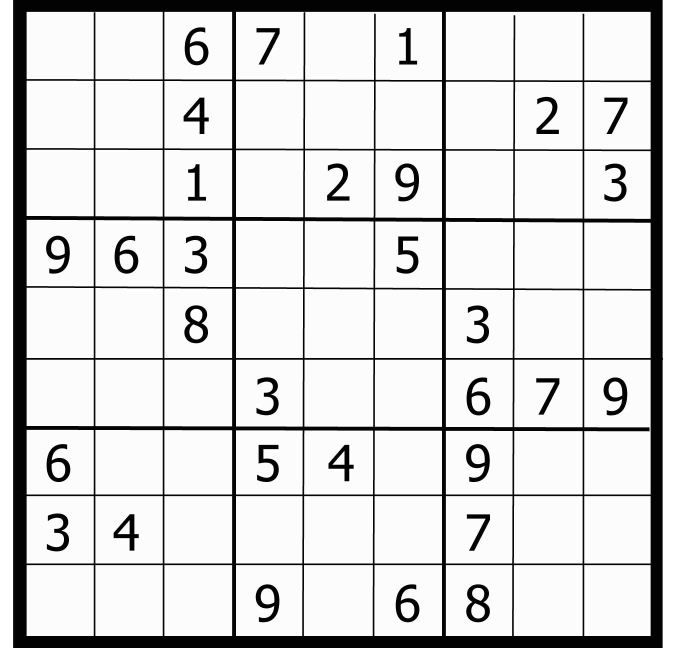
#> input picture data/test4.jpg, 1352 x 1296 px (shown at 1/2 size)
$ python main_detection.py
#> lines starting #> are read from the running program, lines starting #| are printed output that depends on the picture; after the words box and inside, x2 and y2 are one past the last pixel; in counts of white or black regions, pixels touching at a corner belong together
### utils/crop.py
import cv2
import matplotlib.pyplot as plt
import numpy as np


# [11 lines left out: function read_image, not called in this run]


def preprocess(image, display=False):
    """
        Blurs and thresholds the image to get a binary one
    """
    gray = cv2.cvtColor(image, cv2.COLOR_BGR2GRAY)
    blur = cv2.GaussianBlur(gray, (3, 3), 6)
    threshold_img = cv2.adaptiveThreshold(blur, 255, 1, 1, 11, 2)
    if display:
        plt.figure()
        plt.imshow(threshold_img)
    return threshold_img


def main_outline(contour):
    biggest = np.array([])
    max_area = 0
    for i in contour:
        area = cv2.contourArea(i)
        if area > 50:
            peri = cv2.arcLength(i, True)
            approx = cv2.approxPolyDP(i, 0.02 * peri, True)
            if area > max_area and len(approx) == 4:
                biggest = approx
                max_area = area
    return biggest, max_area


def reframe(points):
    points = points.reshape((4, 2))
    points_new = np.zeros((4, 1, 2), dtype=np.int32)
    add = points.sum(1)
    points_new[0] = points[np.argmin(add)]
    points_new[3] = points[np.argmax(add)]
    diff = np.diff(points, axis=1)
    points_new[1] = points[np.argmin(diff)]
    points_new[2] = points[np.argmax(diff)]
    return points_new


def splitcells(img, display=False):
    rows = np.vsplit(img, 9)
    boxes = []
    for r in rows:
        cols = np.hsplit(r, 9)
        for box in cols:
            boxes.append(box)
    if display:
        plt.figure()
        plt.imshow(boxes[80])
    return boxes

### utils/extract_cells.py
from PIL import Image
from utils.crop import *


# Finding the outline of the sudoku puzzle in the image
def get_outline_puzzle(puzzle, su_puzzle, display=False):
    su_contour_1 = su_puzzle.copy()
    su_contour_2 = puzzle.copy()
    su_contour, hierarchy = cv2.findContours(su_puzzle, cv2.RETR_EXTERNAL, cv2.CHAIN_APPROX_SIMPLE)
    cv2.drawContours(su_contour_1, su_contour, -1, (0, 255, 0), 3)
    black_img = np.zeros((450, 450, 3), np.uint8)
    su_biggest, su_maxArea = main_outline(su_contour)
    if su_biggest.size != 0:
        su_biggest = reframe(su_biggest)
    cv2.drawContours(su_contour_2, su_biggest, -1, (0, 255, 0), 10)
    su_pts1 = np.float32(su_biggest)
    su_pts2 = np.float32([[0, 0], [450, 0], [0, 450], [450, 450]])
    su_matrix = cv2.getPerspectiveTransform(su_pts1, su_pts2)
    su_imagewrap = cv2.warpPerspective(puzzle, su_matrix, (450, 450))
    su_imagewrap = cv2.cvtColor(su_imagewrap, cv2.COLOR_BGR2GRAY)

    if display:
        plt.figure()
        plt.imshow(su_imagewrap, cmap='Greys')

    return su_imagewrap


def cropcell(cells, display=False):
    cells_croped = []
    c = 0
    for image in cells:
        img = np.array(image)
        # img = img[4:46, 6:46]
        img = img[8:42, 8:42]
        img = Image.fromarray(img)
        cells_croped.append(img)
        c += 1
        if display and c < 10:
            plt.figure()
            plt.imshow(img)
    plt.show()
    return cells_croped


# [18 lines that do not run on import are left out]

### utils/post_process.py
import cv2
import numpy as np
import matplotlib.pyplot as plt


def threshold_digit(image, display=False):
    # Input image
    image = cv2.bitwise_not(image, image)

    thresh = 107  # define a threshold, 128 is the middle of black and white in grey scale

    # threshold the image
    gray = cv2.cvtColor(image, cv2.COLOR_BGR2GRAY)
    gray = cv2.threshold(gray, thresh, 255, cv2.THRESH_BINARY)[1]
    gray = cv2.bitwise_not(gray, gray)

    if display:
        cv2.imshow("image", gray)
        cv2.waitKey(0)
        # closing all open windows
        cv2.destroyAllWindows()

    return gray


def extreme_white_pixels(image, not_binary=False):
    """
    Among the white pixels of a binary image, finds the minimum and maximum x and y

    Args:
        image(numpy array) : a binary image

    Returns:
        x_min, y_min, x_max, y_max (integers): 2 couples of coordinates, in pixels
    """
    if not_binary:
        image = (image > 50) * 255
    image = (255 - image) / 255
    y_min, x_min = image.shape[0], image.shape[1]

    a = np.linspace(0, x_min - 1, x_min)
    b = np.linspace(0, y_min - 1, y_min)
    c, d = np.meshgrid(a, b)
    ci = c * image
    di = d * image

    return (int(np.min(ci + 2 * x_min * (ci == 0))),
            int(np.min(di + 2 * y_min * (di == 0))),
            int(np.max(ci)),
            int(np.max(di))
            )


def center_digit(gray, not_binary=False, display=False):
    np_img = np.asarray(gray)
    if display:
        plt.imshow(np_img)

    w, h = np.shape(np_img)
    y0, x0, y1, x1 = extreme_white_pixels(np_img, not_binary)
    digit_w = x1 - x0 + 1
    digit_h = y1 - y0 + 1

    x_space = int((x0 + w - x1) / 2)
    y_space = int((y0 + h - y1) / 2)

    new_img = np.zeros((w, h))
    new_img = new_img + 255
    new_img[x_space:x_space + digit_w, y_space:y_space + digit_h] = np_img[x0: x0 + digit_w, y0: y0 + digit_h]

    if display:
        plt.figure()
        plt.imshow(new_img)
        plt.show()

    return new_img


# [25 lines left out: function contours_digit, not called in this run]


def detect_empty(gray, threshold=0.06, verbose=False):
    """
    :argument:
        gray (cv2 image) : input image, in black and white mode
    :returns
        Return True if the input image has a digit, False if the cell is empty
    """
    img = np.asarray(gray)
    w, h = np.shape(img)

    xc = int(w * 0.15)
    yc = int(h * 0.15)
    center_img = img[xc: h - xc, yc: w - yc]
    w0, h0 = np.shape(img)

    nb_pixels = h0 * w0
    nb_black = np.sum(center_img < 250)

    ratio_black = nb_black / nb_pixels
    if verbose:
        print(ratio_black)

    return ratio_black > threshold


# [16 lines that do not run on import are left out]

### utils/predict.py
from utils.post_process import center_digit, threshold_digit
from keras.models import load_model
import cv2
import numpy as np


def predict(img, model, img_size):
    image = img.copy()
    # image = cv2.cvtColor(image, cv2.COLOR_BGR2GRAY)
    # image = cv2.threshold(image, 140, 255, cv2.THRESH_BINARY)[1]
    image = cv2.resize(image, (img_size, img_size))
    # display_image(image)
    image = image.astype('float32')

    image = image.reshape(1, img_size, img_size, 1)
    image /= 255.0

    # plt.imshow(image.reshape(28, 28), cmap='Greys')
    # plt.show()
    model = load_model(model)
    pred = model.predict(image.reshape(1, img_size, img_size, 1), batch_size=1)
    return pred


files = ['1.jpg', '15.jpg', '16.jpg', '17.jpg', '2.jpg', '20.jpg', '22.jpg', '25.jpg', '26.jpg', '33.jpg', '34.jpg', '36.jpg', '37.jpg', '38.jpg', '4.jpg', '40.jpg', '42.jpg', '44.jpg', '45.jpg', '46.jpg', '48.jpg', '49.jpg', '56.jpg', '57.jpg', '60.jpg', '62.jpg', '65.jpg', '66.jpg', '67.jpg', '7.jpg', '73.jpg', '75.jpg', '78.jpg', '80.jpg', '81.jpg', '9.jpg']


# [21 lines left out: function predict_list_files, not called in this run]


# [2 lines that do not run on import are left out]

### main_detection.py
from utils.extract_cells import preprocess, get_outline_puzzle, splitcells, cropcell
from utils.post_process import threshold_digit, detect_empty, center_digit
from utils.predict import predict
from utils.modify_digits import run_corrections
import numpy as np
import cv2
import argparse
import os


os.environ['TF_CPP_MIN_LOG_LEVEL'] = '3'


def main(file, dataset, model_folder="data/models/"):

#> called with file = 'data/test4.jpg', dataset = 'KAGGLE', model_folder = 'data/models/'
    puzzle = cv2.imread(file)
#> puzzle is the input picture: shape (1296, 1352, 3); min 0, max 255, mean 216.1
    su_puzzle = preprocess(puzzle)
#> in preprocess, `threshold_img = cv2.adaptiveThreshold(blur, 255, 1, 1, 11, 2)`:
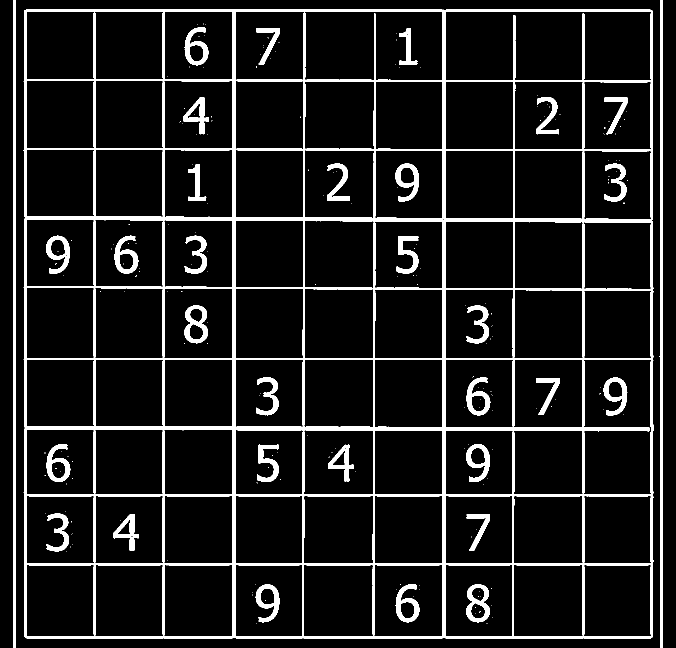
#> threshold_img: shape (1296, 1352) (shown at 1/2 size); 10.1% white; 222 white regions (189 under 20 px)
    # cv2.imshow('image', su_puzzle)
    # cv2.waitKey(0)

    su_imagewrap = get_outline_puzzle(puzzle, su_puzzle)
#> in get_outline_puzzle, `su_contour, hierarchy = cv2.findContours(su_puzzle, cv2.RETR_EXTERNAL,..`: su_contour = 5 contours, 2 with area under 20; largest, box (x1, y1, x2, y2) and area: (47, 18, 1307, 1278) 1581179, (26, 0, 31, 1296) 5180, (1318, 0, 1326, 1296) 5180
#> in get_outline_puzzle, `cv2.drawContours(su_contour_1, su_contour, -1, (0, 255, 0), 3)`:
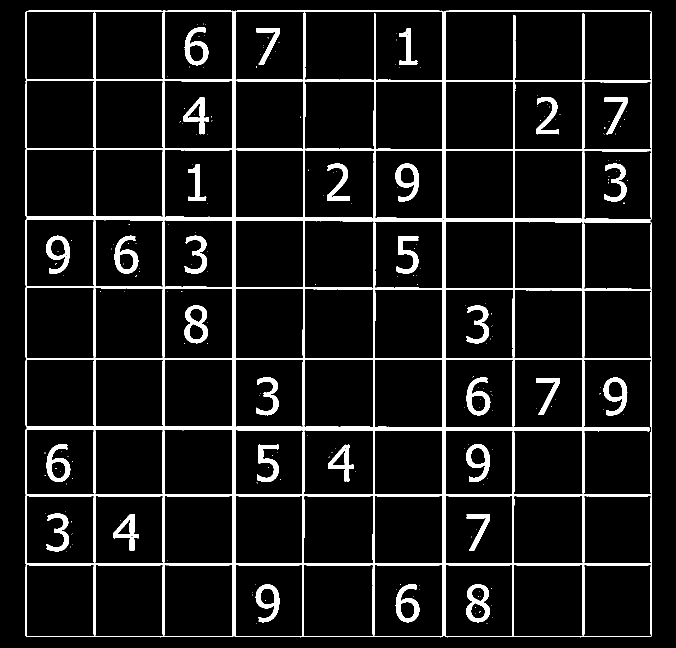
#> su_contour_1: shape (1296, 1352) (shown at 1/2 size); 8.5% white; 218 white regions (187 under 20 px), largest, box (x1, y1, x2, y2) and area: (50, 21, 1304, 1275) 107071, (369, 611, 416, 687) 1729, (932, 1169, 980, 1245) 1722
#> the loop in main_outline, `for i in contour:` made 5 passes
#> (area, peri, biggest, max_area) on pass 3: (1581179, 5074.9, [[49, 20], [49, 1273], [1303, 1275], [1305, 22]], 1581179)
#> (i, area, peri, approx) on pass 5: ([[26, 0], [26, 1295], [30, 1295], [30, 0]], 5180, 2598, [[26, 0], [30, 1295]])
#> after the loop in main_outline, `for i in contour:`: max_area = 1581179
#> in get_outline_puzzle, `su_biggest, su_maxArea = main_outline(su_contour)`: su_biggest = [[49, 20], [49, 1273], [1303, 1275], [1305, 22]]; su_maxArea = 1581179
#> in reframe, `points = points.reshape((4, 2))`: points = [[49, 20], [49, 1273], [1303, 1275], [1305, 22]]
#> in reframe, `add = points.sum(1)`: add = [69, 1322, 2578, 1327]
#> in reframe, `diff = np.diff(points, axis=1)`: diff = [-29, 1224, -28, -1283]
#> in get_outline_puzzle, `su_biggest = reframe(su_biggest)`: su_biggest = [[49, 20], [1305, 22], [49, 1273], [1303, 1275]]
#> in get_outline_puzzle, `cv2.drawContours(su_contour_2, su_biggest, -1, (0, 255, 0), 10)`: su_contour_2: shape (1296, 1352, 3); 0.02% of pixels changed, all inside (x1, y1, x2, y2) = (44, 15, 1311, 1281)
#> in get_outline_puzzle, `su_matrix = cv2.getPerspectiveTransform(su_pts1, su_pts2)`: su_matrix = [[0.358, 3.99e-18, -17.56], [-0.000571, 0.359, -7.14], [4.05e-09, -1.27e-06, 1]]
#> in get_outline_puzzle, `su_imagewrap = cv2.warpPerspective(puzzle, su_matrix, (450, 450))`:
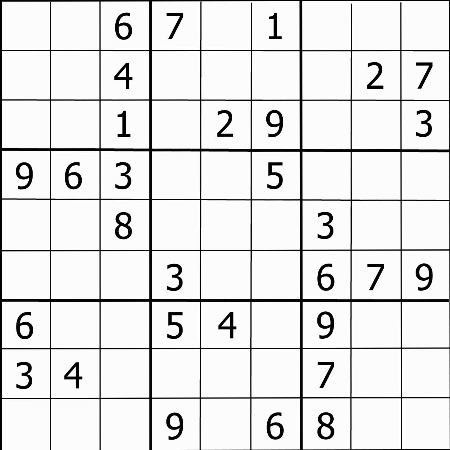
#> su_imagewrap: shape (450, 450, 3); min 0, max 255, mean 229.4
    cv2.imshow('image', su_imagewrap)
    cv2.waitKey(0)

    sudoku_cell = splitcells(su_imagewrap)
#> in splitcells, `rows = np.vsplit(img, 9)`: rows = 9 items
#> the loop in splitcells, `for r in rows:` made 9 passes
#> after the loop in splitcells, `for r in rows:`: boxes = 81 items
#> sudoku_cell = 81 items
    sudoku_cells_croped = cropcell(sudoku_cell, display=False)
#> the loop in cropcell, `for image in cells:` made 81 passes
#> pass 1, in cropcell, `img = np.array(image)`:
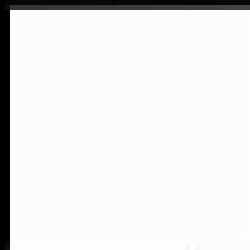
#> img: shape (50, 50) (shown 5 times larger); min 0, max 255, mean 233.6
#> pass 3, in cropcell, `img = np.array(image)`:
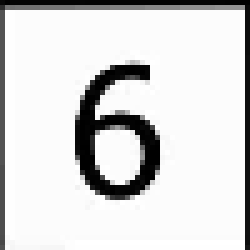
#> img: shape (50, 50) (shown 5 times larger); min 0, max 255, mean 216.4
#> after the loop in cropcell, `for image in cells:`: c = 81; cells_croped = 81 items
#> sudoku_cells_croped = 81 items

    predicted = []
    c = 0
    for cell in sudoku_cells_croped:

        c += 1
        cell = cv2.cvtColor(np.array(cell), cv2.COLOR_RGB2BGR)
        img = threshold_digit(cell)

        # Check if empty
        has_digit = detect_empty(img)

        if not has_digit:
            predicted.append(-1)
        else:
            image = center_digit(img)

            # To save extracted cells as jpg (to analyze performances)
            # img = Image.fromarray(image).convert('RGB')
            # img.save(f"data/test/digits_test2/{c}.jpg")

            if dataset == "OWN":
                model = model_folder + "model2.pth"
                pred = predict(image, model=model, img_size=28)
                pred_value = pred[0].argmax() + 1
                # print(pred_value)
            elif dataset == "MNIST":
                model = model_folder + "model.pth"
                pred = predict(image, model=model, img_size=28)
                pred_value = pred[0, 1:].argmax() + 1
                # print(pred_value)
            else:
                image = 255 - image
                model = model_folder + "model3.pth"
                pred = predict(image, model=model, img_size=34)
                pred_value = pred[0].argmax()
                # print(pred_value)

            predicted.append(pred_value)
#> this loop made 3 passes
#> (nb_black in detect_empty, ratio_black in detect_empty, has_digit, y0 in center_digit, x0 in center_digit, y1 in center_digit) on pass 3: (188, 0.163, True, 7, 5, 23)
#> (nb_black in detect_empty, ratio_black in detect_empty, has_digit) on passes 1 to 2: (0, 0, False), (0, 0, False)
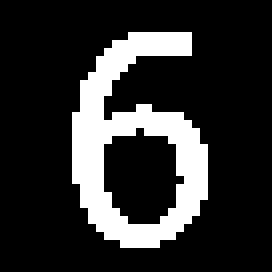
#> image: shape (34, 34) float64 (shown 8 times larger); 18.4% white; 1 white region, box (x1, y1, x2, y2) and area: (9, 4, 26, 31) 213
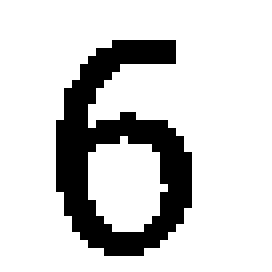
#> img: shape (34, 34) (shown 8 times larger); 81.6% white; 1 black region, box (x1, y1, x2, y2) and area: (7, 5, 24, 32) 213
#> after the loop, c = 3; predicted = [-1, -1]

    # print(predicted)
    # print(f"Nb of 8 : {sum(np.array(predicted) == 8)} / {len(predicted)}")
    # print(np.reshape(predicted, (9, 9)))

    run_corrections(predicted)


if __name__ == '__main__':
    # Argument parser
    parser = argparse.ArgumentParser()

    parser.add_argument('--input_file', default="test4.jpg", type=str)
    parser.add_argument('--dataset', default='KAGGLE', type=str, choices=["KAGGLE", "MNIST", "OWN"],
                        help='Name of the dataset to use for the training.')

    args = parser.parse_args()
    FILE = args.input_file
    DATASET = args.dataset

    FOLDER = "data/"

    main(FOLDER + FILE, DATASET)
#> (the call stopped at in predict, `model = load_model(model)`: keras is not available in this run)
